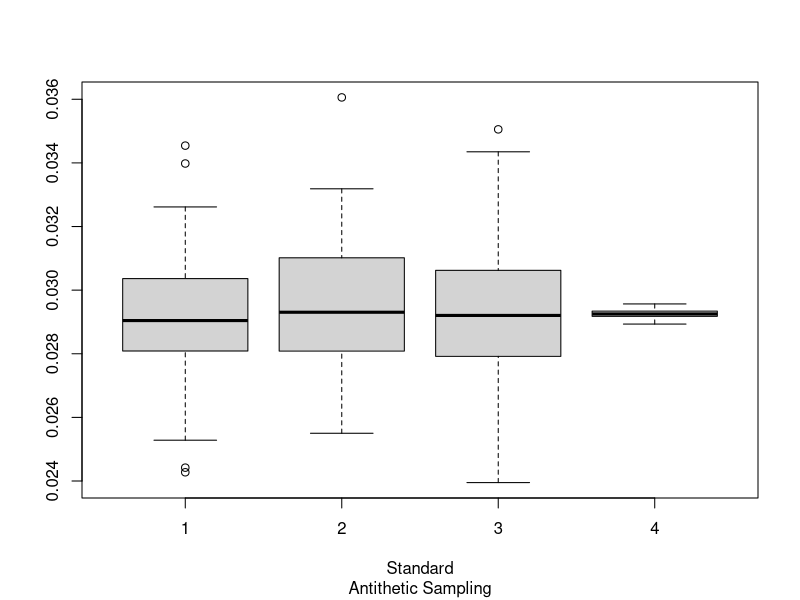
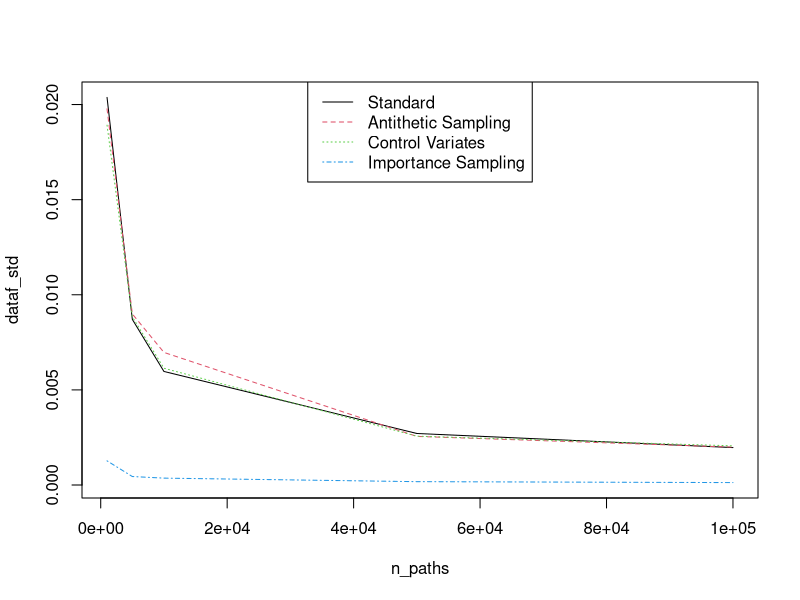

Here is the R script that generated these plots, in order:


geometric_brownian_paths <- function(n_paths, n_steps_per_year, r, sigma, T, S0, method="Standard", theta=0){
  dt = 1/n_steps_per_year
  n_steps = n_steps_per_year*T
  
  if (method=="Antithetic Sampling"){
    Np = matrix(rnorm(n_paths*n_steps,mean=0,sd=1),n_paths/2, n_steps)
    N_ = -Np
    N = rbind(Np,N_)
  }
  else {
    N = matrix(rnorm(n_paths*n_steps,mean=0,sd=1),n_paths, n_steps)
  }
  
  if (method == "Importance Sampling") {
    M = N + theta*dt
    Spaths = matrix(nrow=n_paths,ncol=n_steps+1,S0)
    RNderiv = matrix(nrow=n_paths, ncol=n_steps+1,1)
    for (i in 1:n_paths){
      for (j in 1:n_steps) {
        Spaths[i,j+1] = Spaths[i,j]*exp((r-sigma^2/2)*dt + sigma*sqrt(dt)*M[i,j])
        RNderiv[i,j+1] = RNderiv[i,j]*exp(-theta*N[i,j]*sqrt(dt)-theta^2/2*dt)
      }
    }
  
  paths = cbind(Spaths, RNderiv)
  }
  else {
    paths = matrix(nrow=n_paths, ncol=n_steps+1,S0)
    for (i in 1:n_paths){
      for (j in 1:n_steps) {
        paths[i,j+1] = paths[i,j]*exp((r-sigma^2/2)*dt+sigma*sqrt(dt)*N[i,j])
      }
    }
  }
  return(paths)
}

monte_carlo_price <- function(n_paths, n_steps_per_year, r, sigma, T, S0, strike, product="call", method="Standard", theta=0){
  paths = geometric_brownian_paths(n_paths, n_steps_per_year, r, sigma, T, S0, method, theta)
  
  if (method=="Importance Sampling"){
    X = paths[,ncol(paths)/2]
  }
  else {
    X = paths[,ncol(paths)]
  }
  if (product=="call"){
    Y = pmax(X-strike, 0)
  }  
  else if (product=="put"){
    Y = pmax(strike-X, 0)
  }
  else if (product=="forward"){
    Y=X
  }
   if (method=="Control Variates"){
     b = cov(X,Y)/sd(X)^2
     price = exp(-r*T)*mean(Y-b*(X-exp(r*T)*S0))
   }
   else if (method=="Importance Sampling"){
     price = exp(-r*T)*mean(Y*paths[,ncol(paths)])
   }
  else
  {
    price = exp(-r*T)*mean(Y)
  }
  return(price)
}


n_paths = c(1000,5000,10000,50000,100000)

T = 1
n_seeds = 100
theta = 2.5

methods = c("Standard", "Antithetic Sampling", "Control Variates", "Importance Sampling")


run_convergence_analysis <- function(n_paths,n_steps_per_year,r,sigma,T,S0,K,option_type,n_seeds){

  results = matrix(nrow=n_seeds,ncol=length(methods), 0.0)
  
  sds = matrix(nrow=length(n_paths), ncol=length(methods), 0.0)
  
  for (k in 1:length(methods))
  {
    print(methods[k])
    sd = c()
    
    
    for (j in 1:length(n_paths)){
      
      prices = c()
      start_time <- Sys.time()
      for (i in 1:n_seeds){
        
        price = monte_carlo_price(n_paths[j], n_steps_per_year, r, sigma, T, S0, K, option_type, methods[k], theta)
        prices<- c(prices, price)
      }
    end_time <- Sys.time()  
    if (n_paths[j] == n_paths[length(n_paths)]){
      print(end_time - start_time)
    }
    results[, k] = prices
    sd <- c(sd,sd(prices))
    }

    sds[,k] = sd
    
  }
    dataf = as.data.frame(results)
    colnames(dataf) = methods
    dataf_std = as.data.frame(sds)
    colnames(dataf_std) = methods
    boxplot(results, xlab=methods)
    matplot(n_paths, dataf_std, type="l")
    legend("top", methods,col=seq_len(4), lty=1:4)
  
}

run_convergence_analysis(n_paths,1,0.02,0.15,1,100,150,"call",n_seeds)